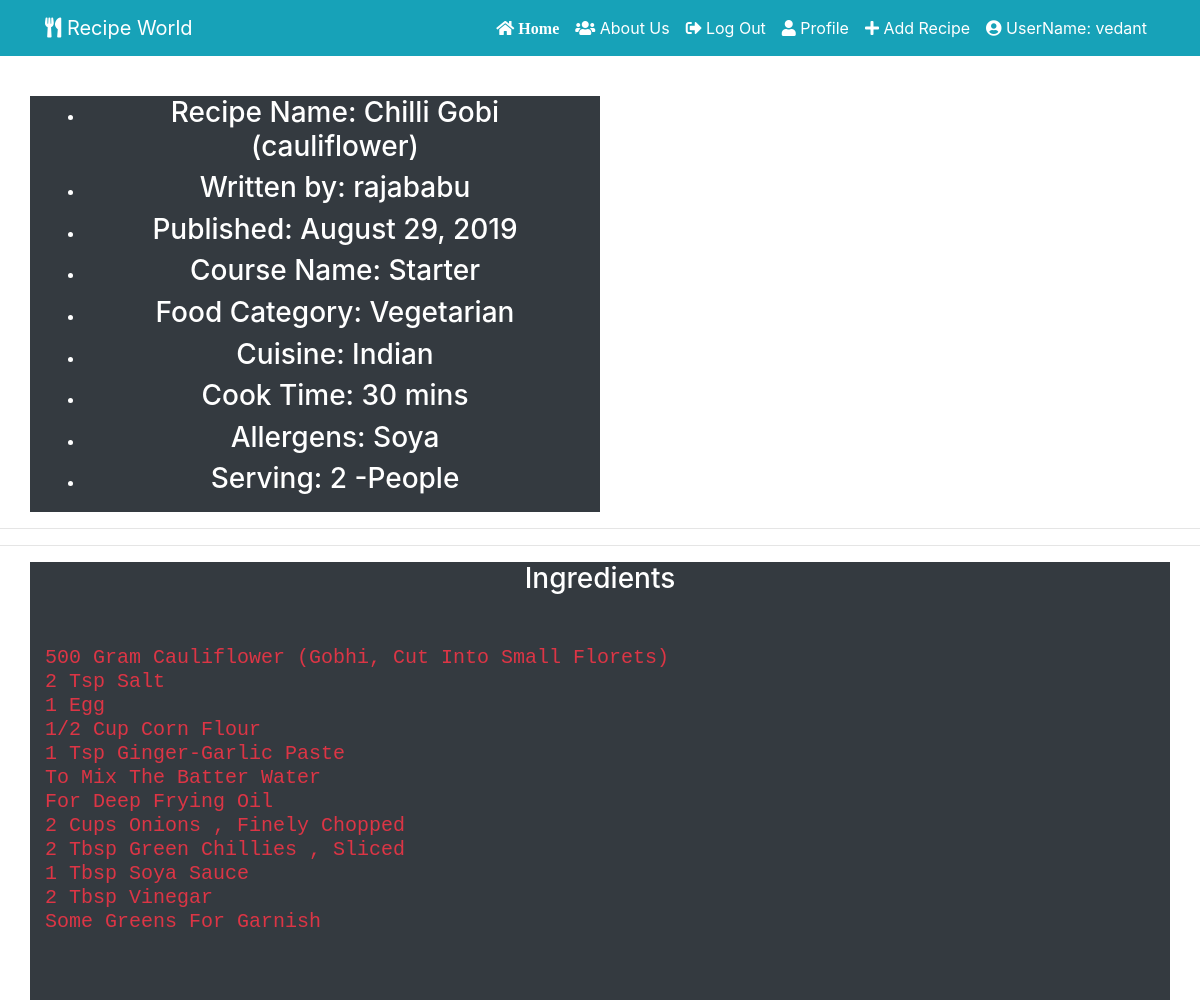
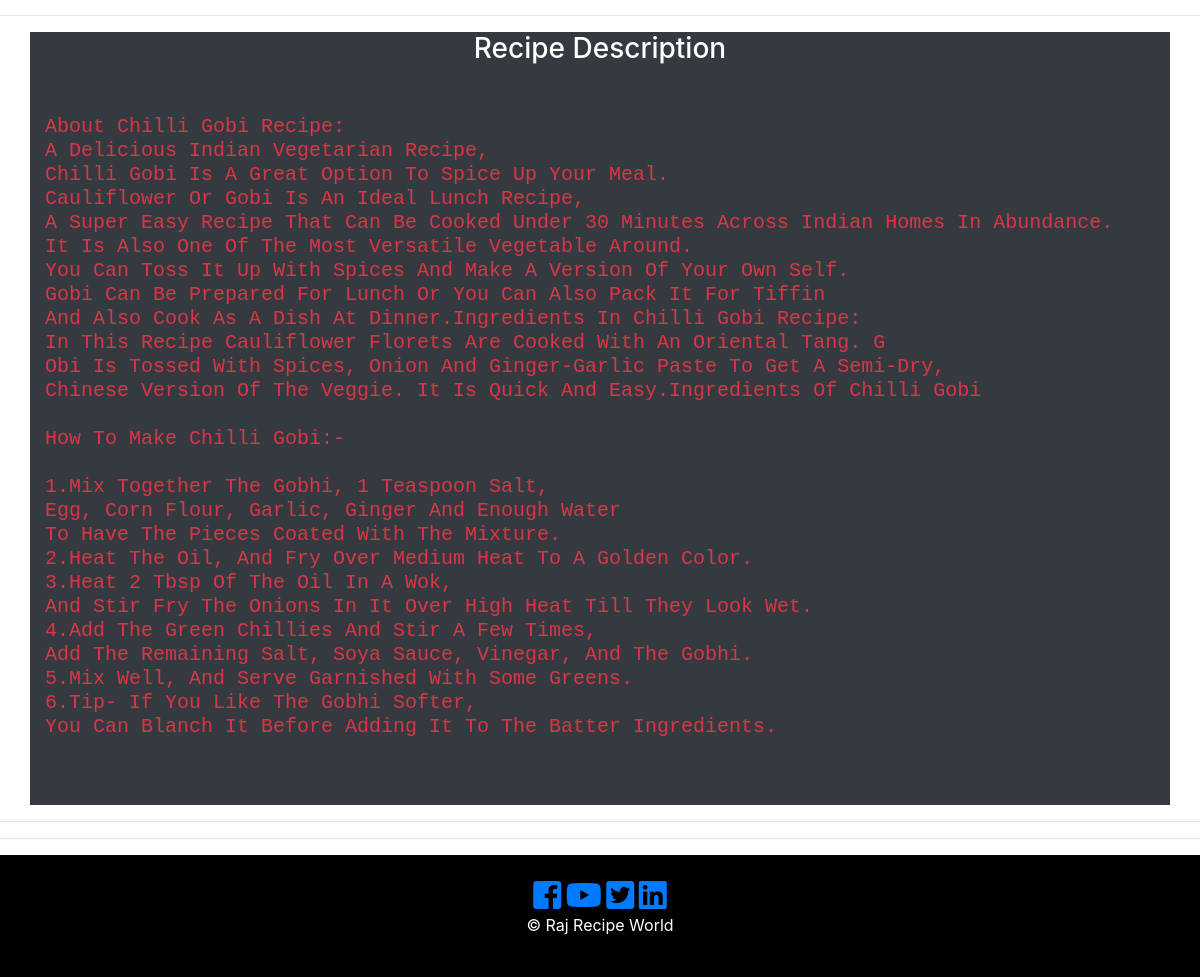
The app's page /20 (signed in) with its own data (2 pictures, top to bottom).
### recipe_app/models.py (models this page shows, shortened)
class User(db.Model, UserMixin):
     __tablename__ = 'users'
     id = db.Column(db.Integer, primary_key = True)
     picture = db.Column(db.String(128), default='default_profile.png', nullable=False)
     email = db.Column(db.String(64), unique=True, index=True)
     username = db.Column(db.String(64), unique=True, index=True)
     password_hash = db.Column(db.String(128))
     recipe = db.relationship('RecipePost', backref='author', lazy=True)
     def __repr__(self):
        return f"UserName: {self.username}"

class RecipePost(db.Model):
    __searchable__ = ['recipe_name']
    users = db.relationship(User)
    id = db.Column(db.Integer, primary_key=True)
    user_id = db.Column(db.Integer, db.ForeignKey('users.id'), nullable=False)
    date = db.Column(db.DateTime, nullable=False, default=datetime.utcnow)
    recipe_image = db.Column(db.String(128), default=None, nullable=True)
    recipe_name = db.Column(db.String(164), nullable=False)
    course = db.Column(db.String(164), nullable=False)
    food_category = db.Column(db.String(164), nullable=False)
    cuisine = db.Column(db.String(164), nullable=False)
    prep_time = db.Column(db.String(164), nullable=False)
    cook_time = db.Column(db.String(164), nullable=False)
    allergens = db.Column(db.String(164), nullable=False)
    serving = db.Column(db.String(164), nullable=False)
    ingredients = db.Column(db.Text, nullable=False)
    recipe_description = db.Column(db.Text, nullable=False)

### recipe_app/users/views.py (the view)
@users.route("/<username>")
def user_recipies(username):
    page = request.args.get('page',1,type=int)
    user = User.query.filter_by(username=username).first_or_404()
    recipies_posted = RecipePost.query.filter_by(author=user).order_by(RecipePost.date.desc()).paginate(page=page,per_page=5)
    return render_template('user_recipe_posts.html', recipies_posted=recipies_posted, user=user)

### recipe_app/models.py (called while the page is built)
@login_manager.user_loader
def load_user(user_id):
    return User.query.get(user_id)

### recipe_app/recipe_posts/views.py (called while the page is built)
@recipe_posts.route('/<int:recipe_post_id>')
def recipe_post(recipe_post_id):
    recipe_post = RecipePost.query.get_or_404(recipe_post_id)
    return render_template('recipe_post.html', recipe_name=recipe_post.recipe_name,
                            date=recipe_post.date, recipe=recipe_post
    )

### recipe_app/templates/recipe_post.html (shortened to what this page needs)
{% extends "base.html" %}
{% block content %}
  <section id="" class="text-center text-white">
    <div class="container">
      <div class="row">
        <div class="col-md-6 bg-dark">
          <ul class="">
              <li class="">
                  <h3> Recipe Name: {{ recipe.recipe_name }}</h3>
              </li>
              <li class="">
                <h3>Written by: {{recipe.author.username}}</h3>
              </li>
              <li class="">
                <h3>Published: {{recipe.date.strftime('%B %d, %Y') }}</h3>
              </li>
              <li class="">
                  <h3> Course Name: {{recipe.course}} </h3>
              </li>
              <li class="">
                <h3>Food Category: {{recipe.food_category}}</h3>
              </li>
              <li class="">
                <h3>Cuisine: {{ recipe.cuisine }}</h3>
              </li>
              <li class="">
                <h3> Cook Time: {{recipe.cook_time}}</h3>
              </li>
              <li class="">
                <h3> Allergens: {{ recipe.allergens }}</h3>
              </li>
              <li class="">
                <h3>Serving: {{ recipe.serving }}</h3>
              </li>
            </ul>
        </div>
              <div class="col-md-6 py-2">
        </div>
      </div>
    </div>
</section>
<hr>
<hr>
  <div>
    <div class="container text-center text-white">
      <div class="row">
            <div class="col-md-12 bg-dark">
              <h3> Ingredients </h3>
                <div>
                  <pre class="text-danger text-left text-capitalize">
                    <h5>{{recipe.ingredients}}</h5>
                  </pre>
               </div>
            </div>
        </div>
      </div>
    </div>
<hr>
  <div>
    <div class="container text-center text-white">
      <div class="row">
            <div class="col-md-12 bg-dark">
              <h3> Recipe Description </h3>
              <div>
              <pre class="text-danger text-left text-capitalize">
                <h5>{{recipe.recipe_description}} </h5>
              </pre>
            </div>
        </div>
    </div>
  </div>
<hr>
 <hr>
{% endblock content %}

### recipe_app/templates/base.html (shortened to what this page needs)
<!DOCTYPE html>
<html lang="en">
  <head>
      <link rel="stylesheet" href="https://stackpath.bootstrapcdn.com/bootstrap/4.3.1/css/bootstrap.min.css">
      <link type="text/css" rel="stylesheet" href="{{ url_for('static', filename='css/master.css') }}"/>
      <link rel="stylesheet" href="https://use.fontawesome.com/releases/v5.3.1/css/all.css"
>
      <link rel="stylesheet" href="https://cdnjs.cloudflare.com/ajax/libs/ekko-lightbox/5.3.0/ekko-lightbox.css" />
      <link rel="stylesheet" href="https://cdnjs.cloudflare.com/ajax/libs/slick-carousel/1.9.0/slick.css" />
      <link rel="stylesheet" href="https://cdnjs.cloudflare.com/ajax/libs/slick-carousel/1.9.0/slick-theme.min.css" />
  </head>
<body>
  <header class="py-5" >
<nav class="navbar navbar-expand-sm navbar-dark bg-info fixed-top ">
    <div class="container">
      <a href="{{ url_for('core.index') }}" target="_blank" class="navbar-brand"> <i class="fas fa-utensils icon-nav"></i> Recipe World</a>
      <div class="collapse navbar-collapse" id="navbarCollapse">
      <ul class="navbar-nav ml-auto">
            <li class="nav-item active">
              <a class="nav-link text-white" href="{{ url_for('core.index') }}">
                <i class="fas fa-home icon-nav"> Home </i>
              </a>
            </li>
            <li class="nav-item">
              <a class="nav-link text-white" href="{{ url_for('core.info') }}"> <i class="fas fa-users icon-nav"></i> About Us</a>
            </li>
            {% if current_user.is_authenticated %}
            <li class="nav-item">
                <a class="nav-link text-white" href="{{ url_for('users.logout') }}"> <i class="fas fa-sign-out-alt icon-nav"></i> Log Out </a>
            </li>
            <li class="nav-item">
                <a class="nav-link text-white" href="{{ url_for('users.account') }}">
                  <i class="fas fa-user icon-nav"> </i> Profile </a>
            </li>
            <li class="nav-item">
                <a class="nav-link text-white" href="{{ url_for('recipe_posts.create_recipe') }}">
                  <i class="fas fa-plus icon-nav"></i> Add Recipe</a>
            </li>
             <li class="nav-item">
                <a class="nav-link text-white" href="{{ url_for('users.user_recipies' , username=current_user.username) }}"> <i class="fas fa-user-circle icon-nav"> </i> {{ current_user }} </a>
              </li>
              {% endif %}
    </ul>
    </div>
   </div>
  </nav>
 </header>
  {% block content %}
  {% endblock %}
         <footer id="main-footer" class="text-center p-4">
          <div class="container">
              <div class="row">
                <div class="col">
                    <a href="#"> <i class="fab fa-facebook-square fa-2x"> </i> </a>
                    <a href="#"> <i class="fab fa-youtube fa-2x"> </i> </a>
                    <a href="#"> <i class="fab fa-twitter-square fa-2x"></i> </a>
                    <a href="#"> <i class="fab fa-linkedin fa-2x"></i> </a>
                  <p> &copy;
                     Raj Recipe World </p>
                </div>
              </div>
            </div>
          </footer>
  </body>
</html>

### recipe_app/static/css/master.css (style rules this page uses)
#main-footer { background: #000; color: #fff; }

### records on screen
User: username "UserName: vedant"
RecipePost: recipe_name "Chilli Gobi (cauliflower)", date "August 29, 2019", course "Starter", food_category "Vegetarian", cuisine "Indian", cook_time "30 mins", allergens "Soya", serving "2 -People", ingredients "500 Gram Cauliflower (Gobhi, Cut Into Small Florets) 2 Tsp Salt 1 Egg 1/2 Cup Corn Flour 1 Tsp Ginger-Garlic Paste To Mix The Batter Water For Deep Frying Oil 2 Cups Onions , Finely Chopped 2 Tbsp Green Chillies , Sliced 1 Tbsp Soya Sauce 2 Tbsp Vinegar Some Greens For Garnish", recipe_description "About Chilli Gobi Recipe: A Delicious Indian Vegetarian Recipe, Chilli Gobi Is A Great Option To Spice Up Your Meal. Cauliflower Or Gobi Is An Ideal Lunch Recipe, A Super Easy Recipe That Can Be Cooked Under 30 Minutes Across Indian Homes In Abundance. It Is Also One Of The Most Versatile Vegetable Around. You Can Toss It Up With Spices And Make A Version Of Your Own Self. Gobi Can Be Prepared For Lunch Or You Can Also Pack It For Tiffin And Also Cook As A Dish At Dinner.Ingredients In Chilli Gobi Recipe: In This Recipe Cauliflower Florets Are Cooked With An Oriental Tang. G Obi Is Tossed With Spices, Onion And Ginger-Garlic Paste To Get A Semi-Dry, Chinese Version Of The Veggie. It Is…"
User: author.username "rajababu"
